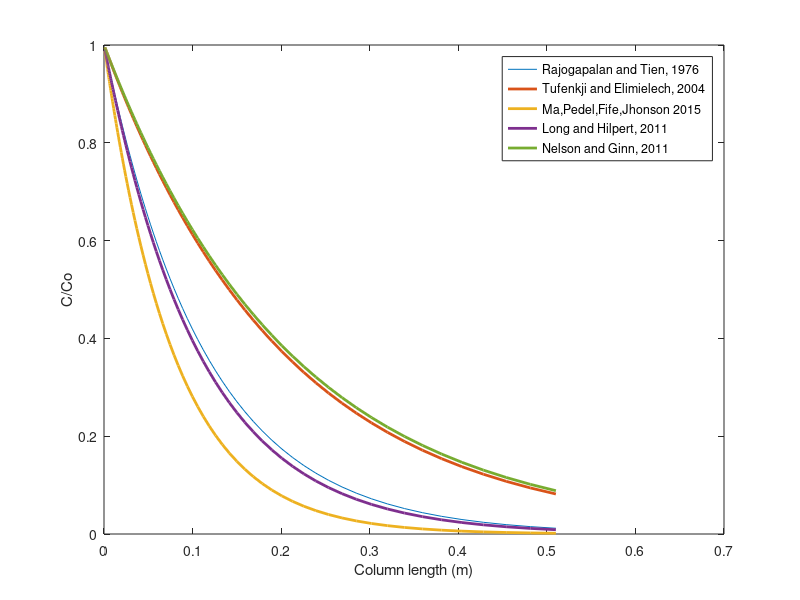
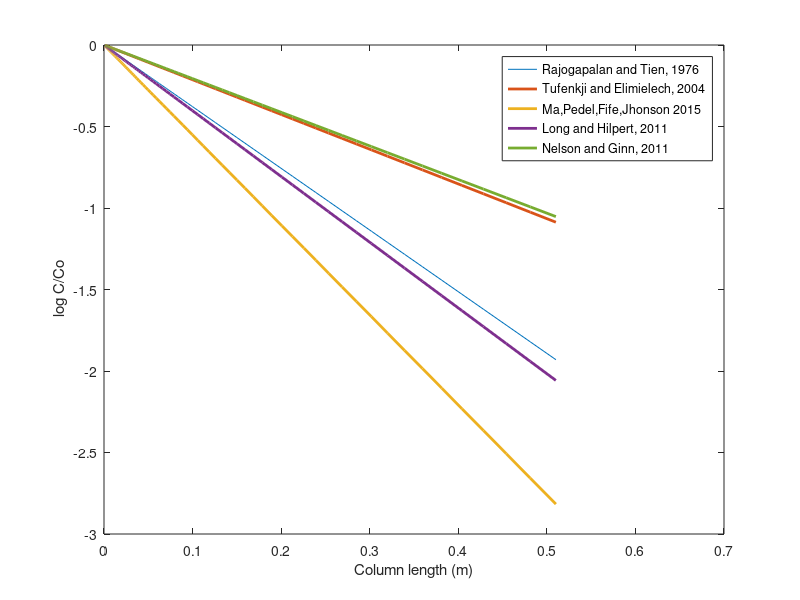

Write the MATLAB code that produced these figures, in order.
% Eta calculations 'Rajogapalan and Tien, 1976','Tufenkji and
% Elimielech, 2004','Ma,Pedel,Fife,Jhonson 2015','Long and Hilpert, 2011','Nelson and Ginn, 2011')
clc; clear; close all
%% Setting parameters and constants
%Collector diameter (mm)
dci = 0.2; dc = dci*0.001; %(m)
%Particle size (um)
dpi = 1; dp = dpi*0.000001; %(m)
%Pore water velocity (m/day)
vi = 7.1; v = vi/86400; %(m/s)
% Particle density (kg/m3)
denp = 1055; 
% Fluid density (kg/m3)
denf = 998;
% fluid viscosity (kg/ms)
visf = 0.000998;
%Temperatura (K)
T = 298.2;
%Hamaker constant (J)
A = 3.84E-21;
%Porosity 
f = 0.4; p = (1-f)^(1/3); w = 2-(3*p)+(3*(p^5))-(2*(p^6));
%Fluid approach velocity (m3/m2/day)
Ui = vi*f; U = Ui/86400;

Scf = 0.06; %Scale factor
Ceff = 0.08; %Collector efficiency

%Boltzmann constant (j/kg)
B = 1.381E-23;

 

%% Dimensionless numbers
%DIffusion Coeficient (m2/s)
D = (B*T)/(6*pi*visf*(dp/2));
%Happel model parameter
As = (2*(1-((1-f)^(5/3))))/((2-(3*((1-f)^(1/3)))+(3*((1-f)^(5/3)))-(2*(1-f)^2)));
 Nr = dp/dc; %Aspect ratio
 Nlo = A/(9*pi*visf*((dp/2)^2)*U); %Numero de London
 Nvdw = A/(B*T); %Numero de van der waals
 Na = A/(12*pi*visf*U*((dc/2)^2)); %Attraction number
 Npe = U*dc/D; %Numero de Peclet
 Ng = (2*((dp/2)^(2))*(denp-denf)*9.806)/(9*visf*U); %Numero de gravedad
 Ngi = 1/(1+Ng);
 g=(1-f)^(1/3);
 
 %% Rajogapalan correlations
 
 etadr = g^2*4*As^(1/3)*Npe^(-2/3);
 etair = As*Nlo^(1/8)*Nr^(15/8);
 etagr = 0.00338*As*Ng^1.2*Nr^-0.4;
 etar = etadr + etair + etagr;
 
 % velocity rate rajogapalan
 
 kfr = -(3/2)*((1-f)^(1/3)*v/dc)*log(1-etar); 
 
 %% Tufenki and Elimelech correlations
 
 etadt = 2.4*(As^(1/3))*(Nr^-0.081)*(Npe^-0.715)*(Nvdw^0.052);
 etait = 0.55*As*(Nr^1.675)*(Na^0.125);
 etagt = 0.22*(Nr^-0.24)*(Ng^1.11)*(Nvdw^0.053);
 etat = etadt + etait + etagt;
 
 % velocity rate Tufenki and Elimelech
 
 kft = -(3/2)*((1-f)*v/dc)*log(1-etat); 
 
  %% Ma and Jhonson correlations
 
 etadm = g^2*((8+4*(1-g)*(As^(1/3))*(Npe^(1/3)))/(8+(1-g)*Npe^(0.97)))*(Nlo^0.015)*(Ngi^0.8)*(Nr^0.028);
 etaim = As*(Nr^(15/8))*(Nlo^(1/8));
 etagm = 0.7*(Nr^-0.05)*Ng*(Ngi/(Ngi+0.9));
 etam = etadm + etaim + etagm;
 
 % velocity rate Ma and Jhonson
 
 kfm = -(3/2)*(((1-f)*v)/dc)*(log(1-etam))*(((3-f)/(3-3*f))-((2*(3-f))/(pi*(3-3*f)))*acos(((3-3*f)/(3-f))^0.5)+(2/pi)*((2*((3-f)/(3-3*f))^(0.5))-1)^0.5); 
 
  %% Long and Hilpert correlations
 
 etadl = 15.56*(g^6/((1-g^3)^2))*(Npe^-0.65)*(Nr^0.19);
 etail = 0.55*As*(Nr^1.675)*(Na^0.125);
 etagl = 0.22*(Nr^-0.24)*(Ng^1.11)*(Nvdw^0.053);
 etal = etadl + etail + etagl;
 
 % velocity rate Long and Hilpert
 
 kfl = -(3/2)*((1-f)*v/dc)*log(1-etal);
 
  %% Nelson and Ginn correlations
 
 etadn = (g^2)*(2.4*As^(1/3))*((Npe/(Npe+16))^0.75)*(Npe^-0.68)*(Nlo^0.015)*(Ngi^0.8);
 etain = As*Nlo^(1/8)*Nr^(15/8);
 etagn = 0.7*(Nr^-0.05)*Ng*(Ngi/(Ngi+0.9));
 etan = etadn + etain + etagn;
 
 % velocity rate Nelson adn Ginn
 
 kfn = -(3/2)*((1-f)^(1/3)*v/dc)*log(1-etan);
 %% Parametros de simulacion

 kfdr = kfr*86400*Ceff;
 kfdt = kft*86400*Ceff;
 kfdm = kfm*86400*Ceff;
 kfdl = kfl*86400*Ceff;
 kfdn = kfn*86400*Ceff;
 
 x(1)=0.001;
 for i=2:108
     
     x(i)=(x(i-1))*(1+Scf);
    
 end
 
 Yr = exp(-kfdr*x/vi);
 Yt = exp(-kfdt*x/vi);
 Ym = exp(-kfdm*x/vi);
 Yl = exp(-kfdl*x/vi);
 Yn = exp(-kfdn*x/vi);
 
 figure (1)
 lw = 2;
 plot(x,Yr)
 hold on
 plot (x,Yt,'LineWidth',lw)
 plot (x,Ym,'LineWidth',lw)
 plot (x,Yl,'LineWidth',lw)
 plot (x,Yn,'LineWidth',lw)
 legend('Rajogapalan and Tien, 1976','Tufenkji and Elimielech, 2004','Ma,Pedel,Fife,Jhonson 2015','Long and Hilpert, 2011','Nelson and Ginn, 2011')
 xlabel('Column length (m)'); ylabel('C/Co')
 figure (2)
 plot(x,log10(Yr))
 hold on
 plot (x,log10(Yt),'LineWidth',lw)
 plot (x,log10(Ym),'LineWidth',lw)
 plot (x,log10(Yl),'LineWidth',lw)
 plot (x,log10(Yn),'LineWidth',lw)
 legend('Rajogapalan and Tien, 1976','Tufenkji and Elimielech, 2004','Ma,Pedel,Fife,Jhonson 2015','Long and Hilpert, 2011','Nelson and Ginn, 2011')
 xlabel('Column length (m)'); ylabel(' log C/Co')
